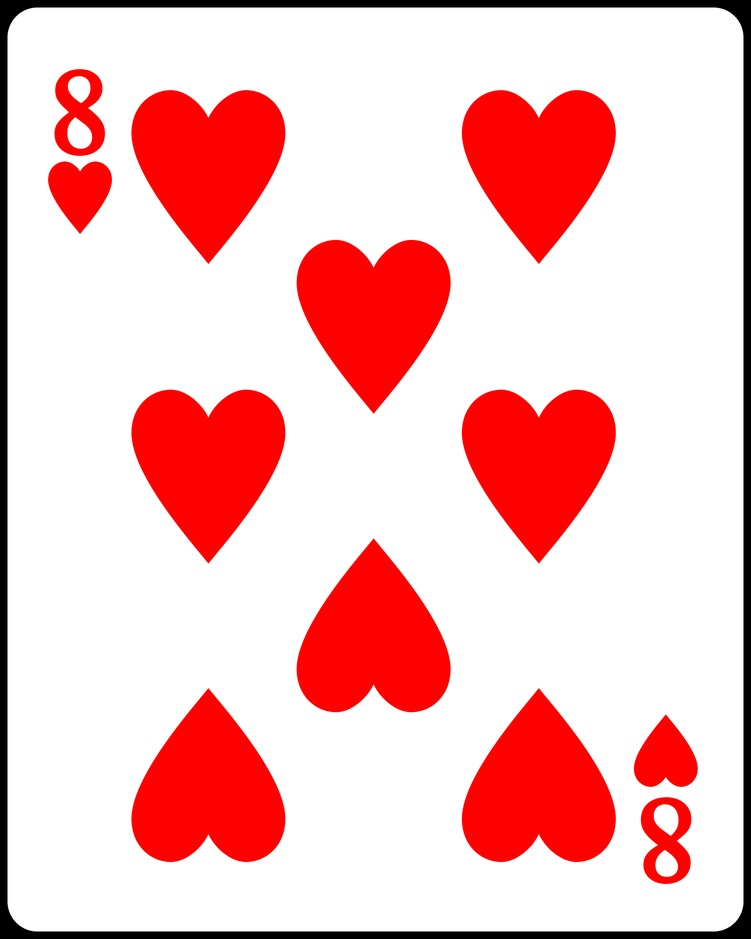
#> input picture Codes/8.jpg, 751 x 939 px, shrunk from 2000 x 2500 before the run
$ python edge.py   (older library calls are emulated)
#> lines starting #> are read from the running program, lines starting #| are printed output that depends on the picture
import cv2
import numpy as np
import matplotlib
matplotlib.use('Agg')
from matplotlib import pyplot as plt

# loading image
#img0 = cv2.imread('SanFrancisco.jpg',)
img0 = cv2.imread('8.jpg',)
#> img0 is the input picture: shape (939, 751, 3); mean B, G, R 191.2, 191.3, 244.9

# converting to gray scale
gray = cv2.cvtColor(img0, cv2.COLOR_BGR2GRAY)
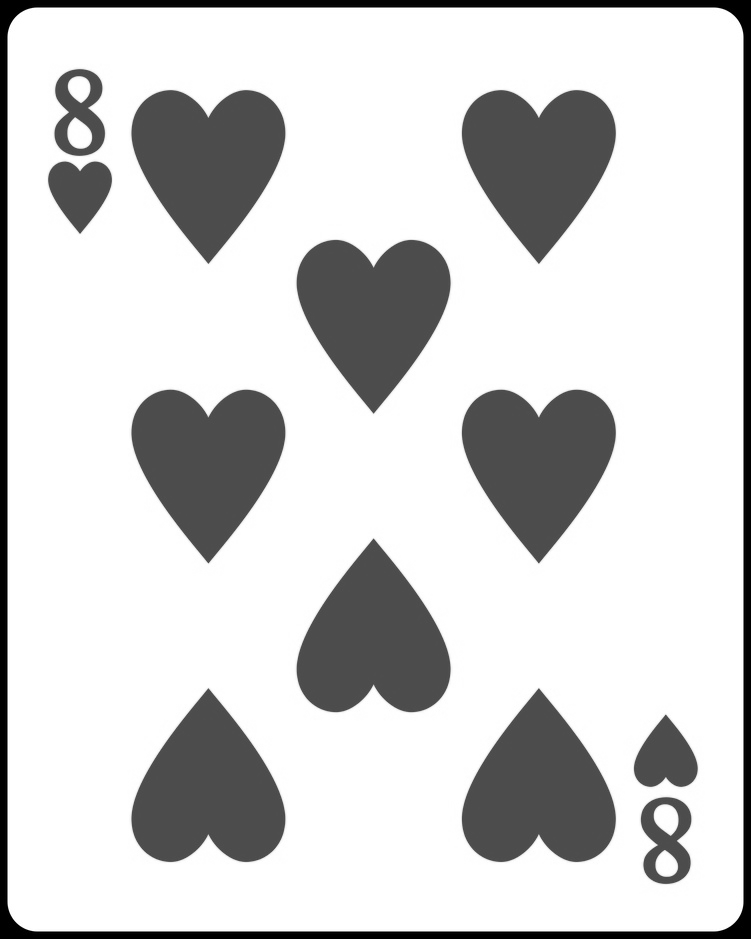
#> gray: shape (939, 751); min 0, max 255, mean 207.3

# remove noise
img = cv2.GaussianBlur(gray,(3,3),0)
#img = img0

# convolute with proper kernels
laplacian = cv2.Laplacian(img,cv2.CV_64F)
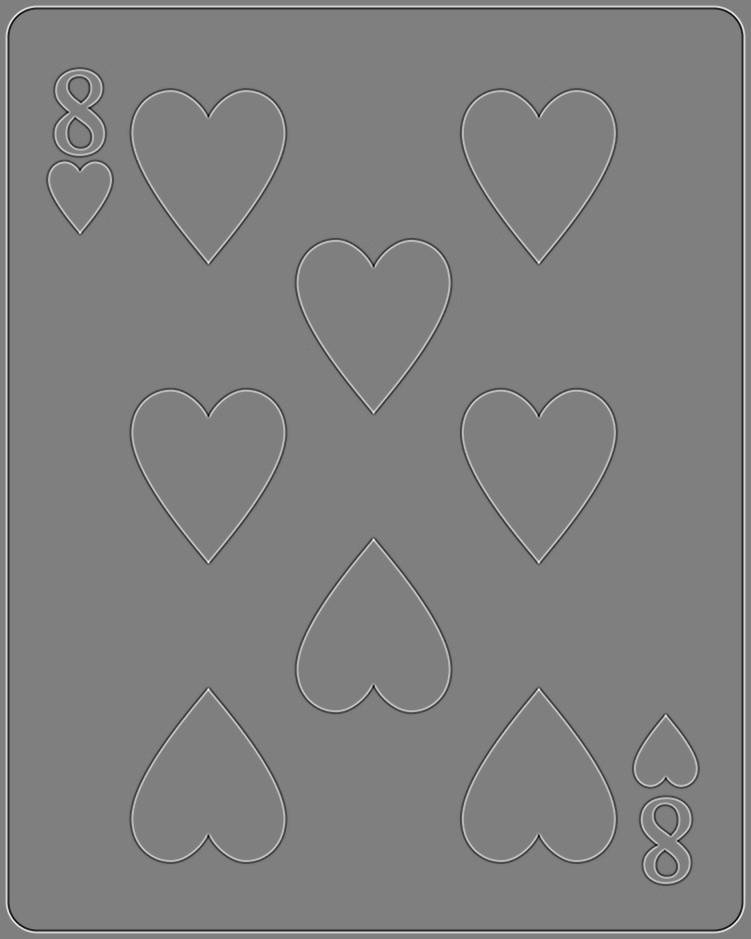
#> laplacian: shape (939, 751) float64; min -93, max 93, mean 0; drawn with min black and max white
sobelx = cv2.Sobel(img,cv2.CV_64F,1,0,ksize=5)  # x
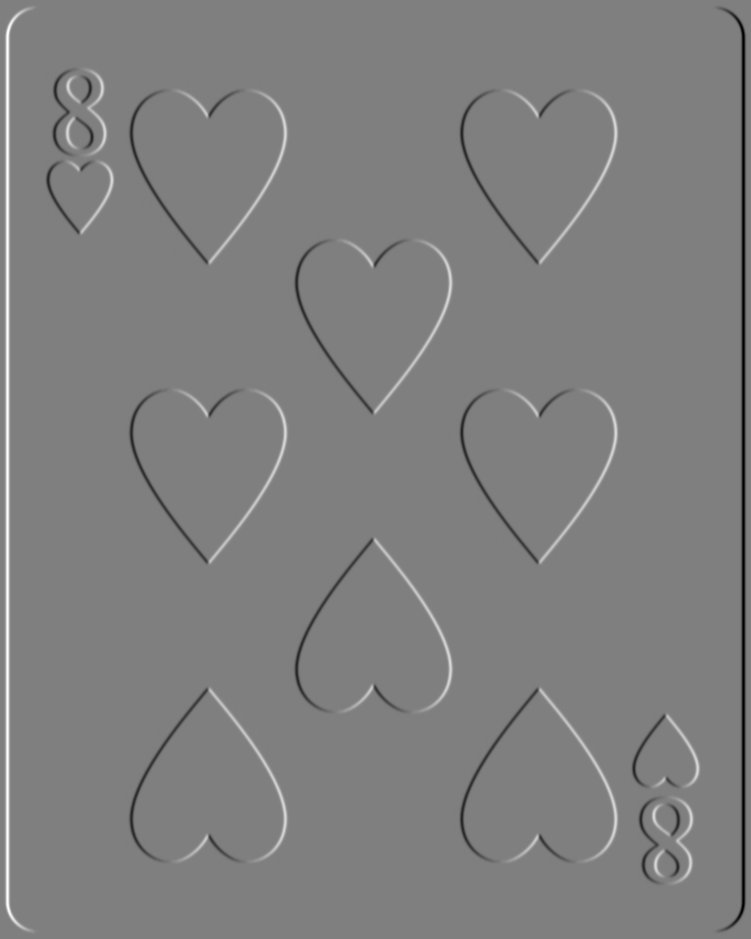
#> sobelx: shape (939, 751) float64; min -10076, max 10091, mean 0; drawn with min black and max white
sobely = cv2.Sobel(img,cv2.CV_64F,0,1,ksize=5)  # y
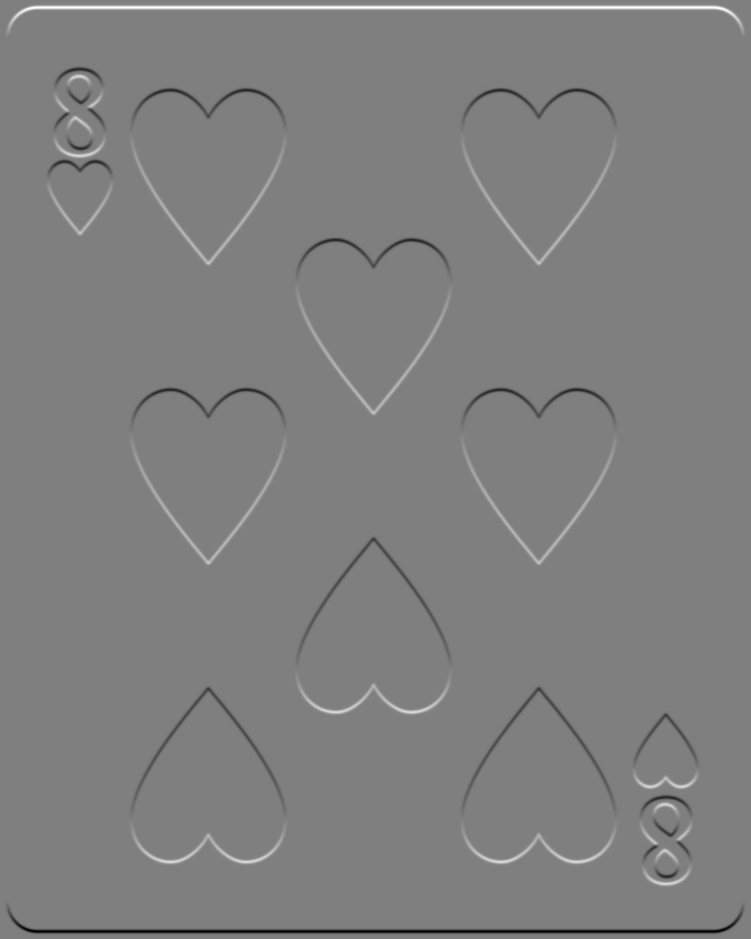
#> sobely: shape (939, 751) float64; min -10052, max 10087, mean 0; drawn with min black and max white

plt.subplot(2,2,1),plt.imshow(img,cmap = 'gray')
plt.title('Original'), plt.xticks([]), plt.yticks([])
plt.subplot(2,2,2),plt.imshow(laplacian,cmap = 'gray')
plt.title('Laplacian'), plt.xticks([]), plt.yticks([])
plt.subplot(2,2,3),plt.imshow(sobelx,cmap = 'gray')
plt.title('Sobel X'), plt.xticks([]), plt.yticks([])
plt.subplot(2,2,4),plt.imshow(sobely,cmap = 'gray')
plt.title('Sobel Y'), plt.xticks([]), plt.yticks([])
plt.savefig("Edge_detected_8.jpg")

$ run again, with Codes/2.jpg copied over Codes/8.jpg
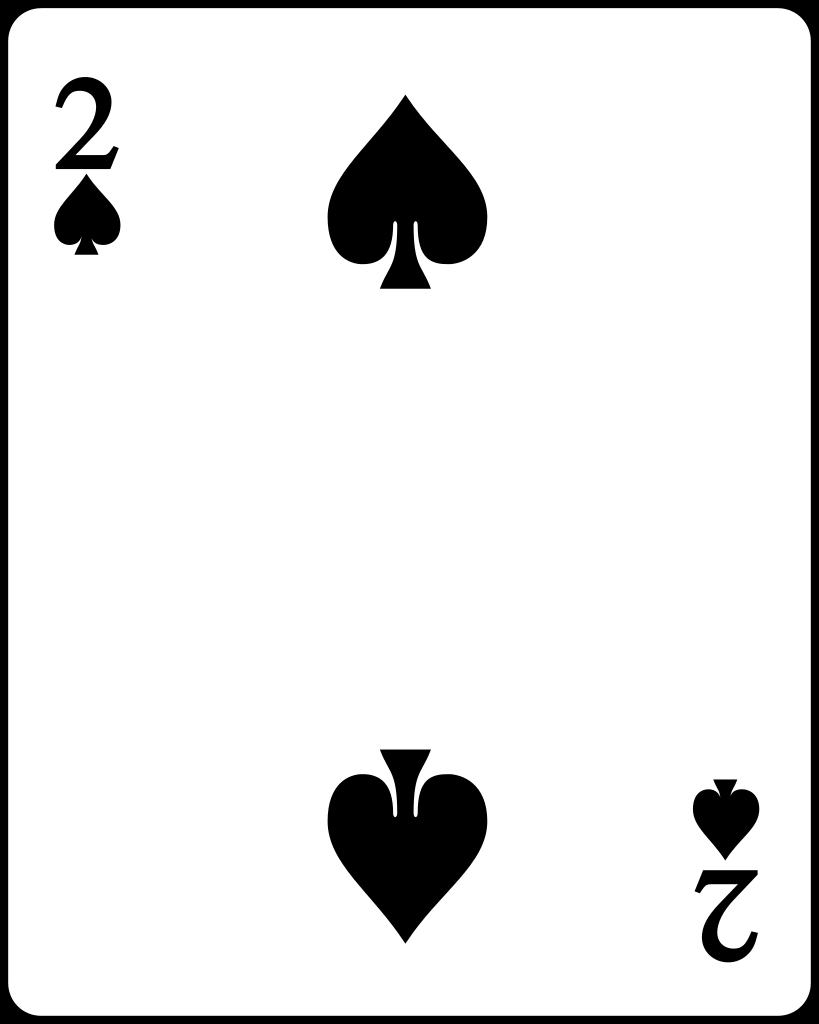
#> input picture Codes/2.jpg, 819 x 1024 px
#> img0 is the input picture: shape (1024, 819, 3); min 0, max 255, mean 230.9
#> `sobely = cv2.Sobel(img,cv2.CV_64F,0,1,ksize=5)`:
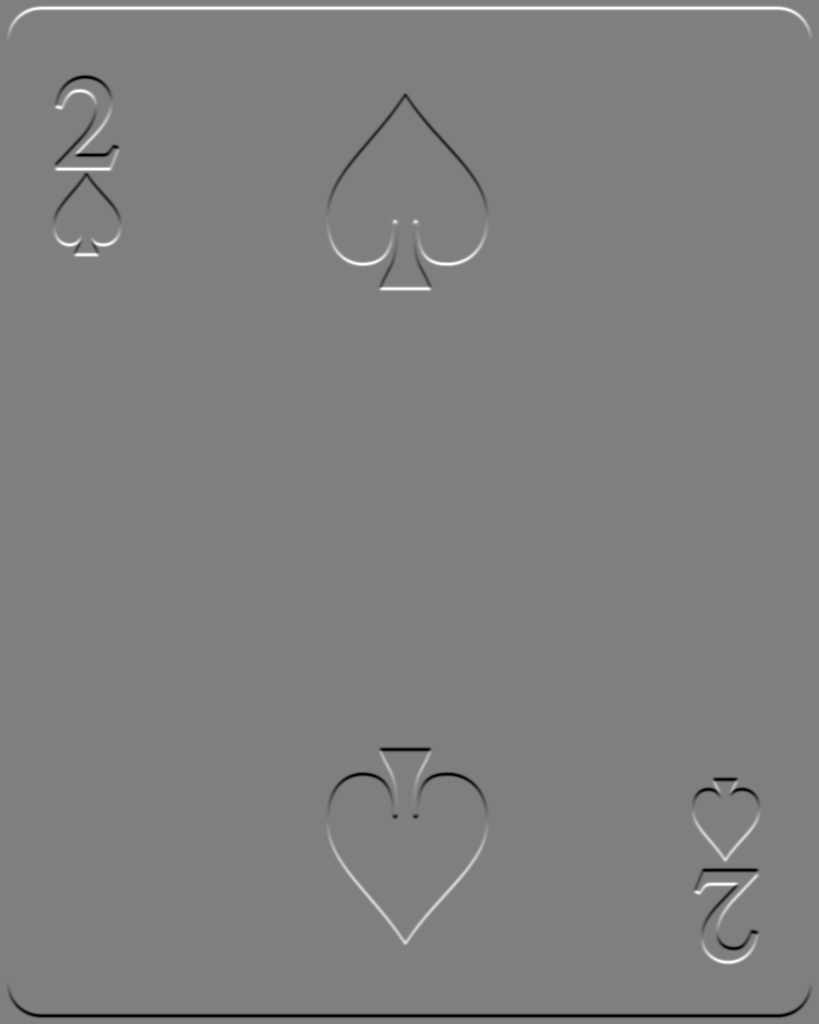
#> sobely: shape (1024, 819) float64; min -10224, max 10224, mean 0; drawn with min black and max white
#> `plt.savefig("Edge_detected_8.jpg")`:
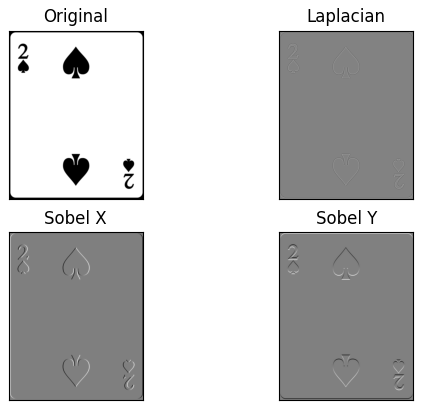
#> figure drawn by matplotlib, 4 panels

$ run again, with Codes/3.jpg copied over Codes/8.jpg
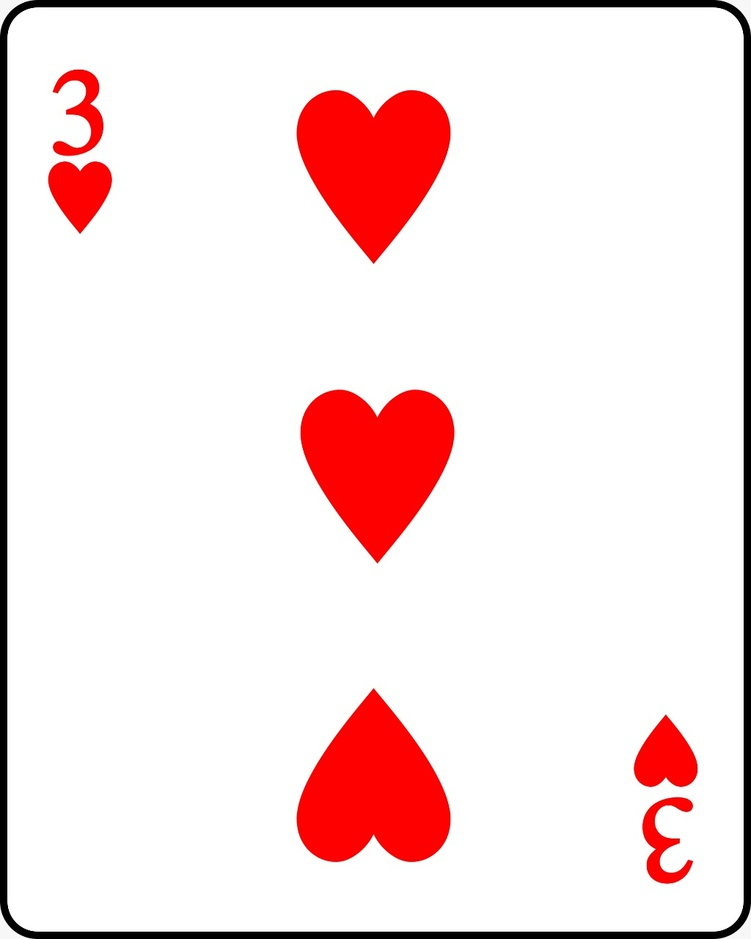
#> input picture Codes/3.jpg, 751 x 939 px, shrunk from 1024 x 1280 before the run
#> img0 is the input picture: shape (939, 751, 3); mean B, G, R 223.8, 223.9, 245.7
#> `gray = cv2.cvtColor(img0, cv2.COLOR_BGR2GRAY)`:
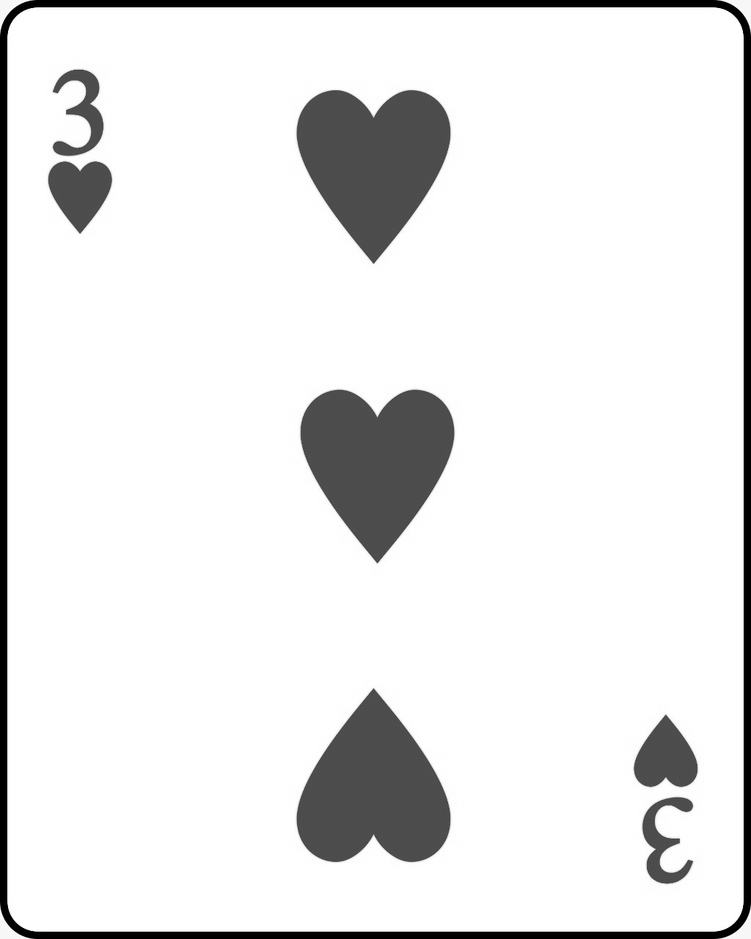
#> gray: shape (939, 751); min 0, max 255, mean 230.4
#> `sobely = cv2.Sobel(img,cv2.CV_64F,0,1,ksize=5)`:
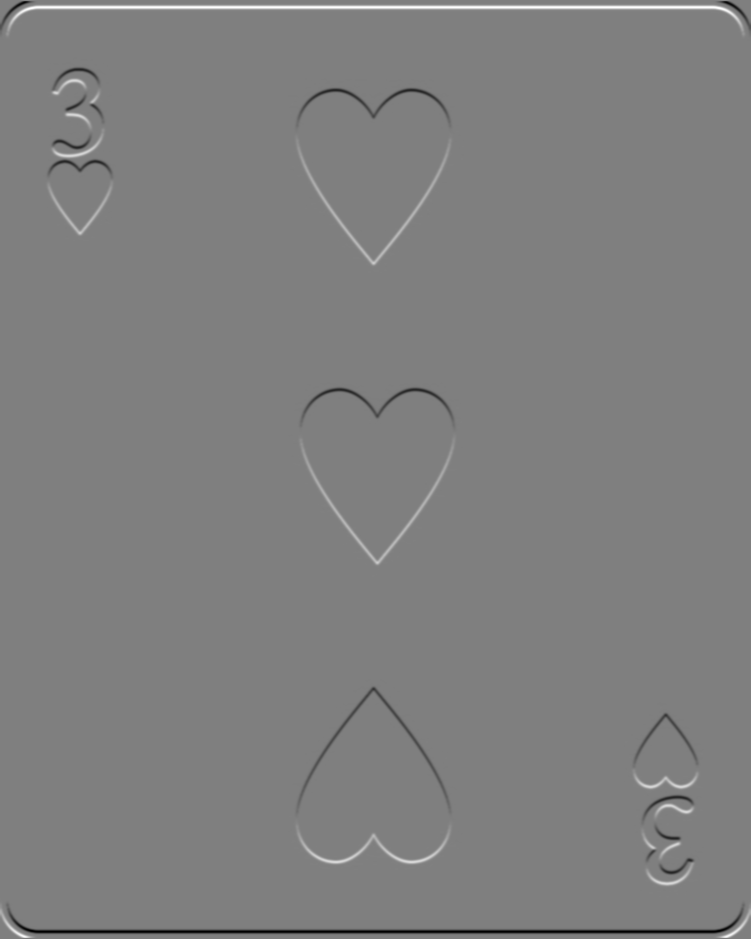
#> sobely: shape (939, 751) float64; min -10032, max 10039, mean 0; drawn with min black and max white

$ run again, with Codes/3_template.jpg copied over Codes/8.jpg
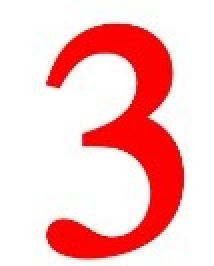
#> input picture Codes/3_template.jpg, 107 x 133 px (shown 2 times larger)
#> img0 is the input picture: shape (133, 107, 3); mean B, G, R 195, 195.3, 250.3
#> `img = cv2.GaussianBlur(gray,(3,3),0)`:
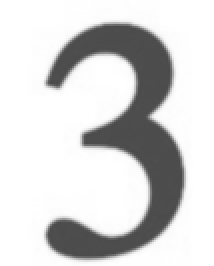
#> img: shape (133, 107) (shown 2 times larger); min 75, max 255, mean 211.7
#> `sobely = cv2.Sobel(img,cv2.CV_64F,0,1,ksize=5)`:
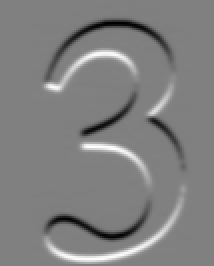
#> sobely: shape (133, 107) float64 (shown 2 times larger); min -6958, max 6868, mean -1.3; drawn with min black and max white
